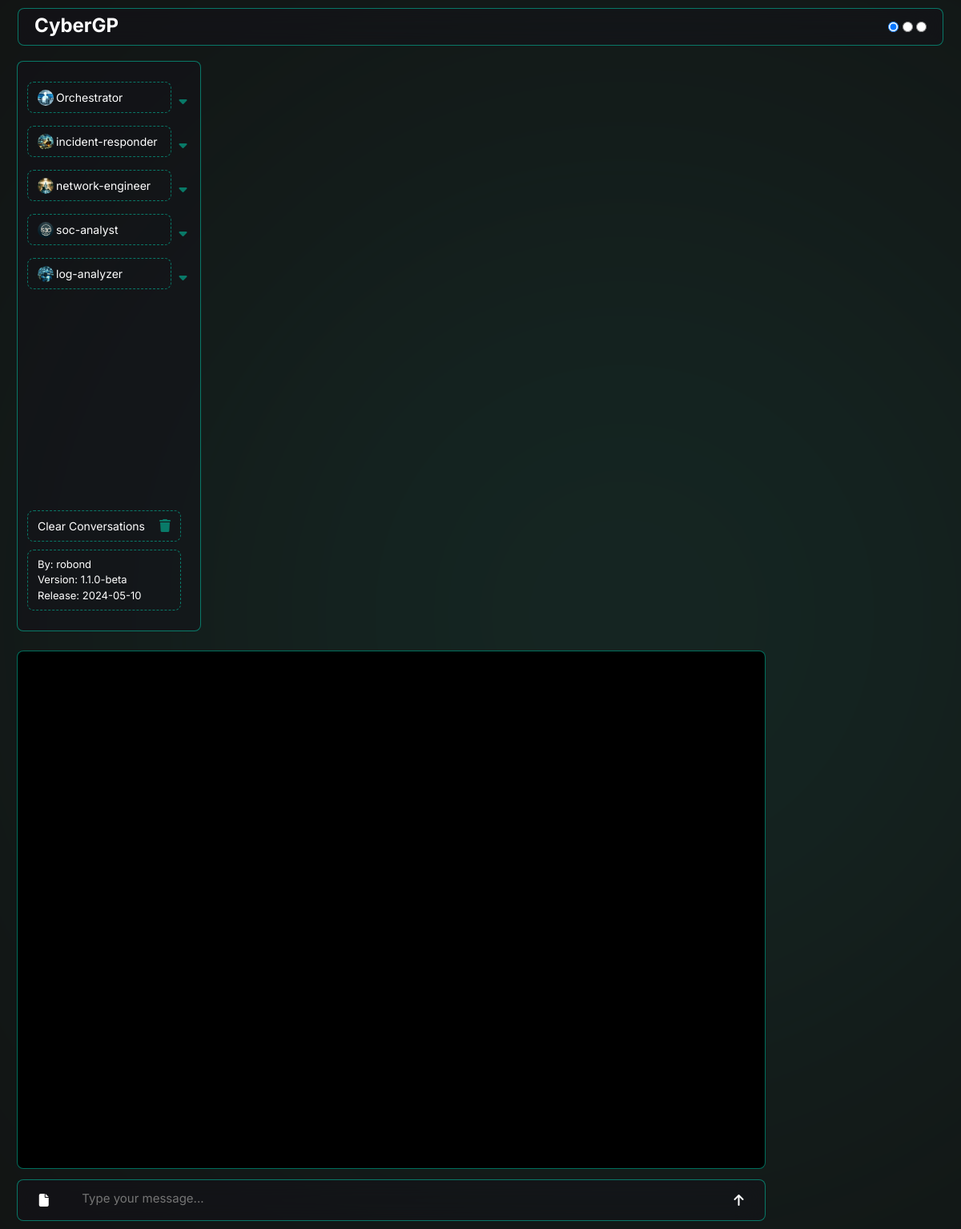
The page /log-analyzer/ on the database as committed earlier.
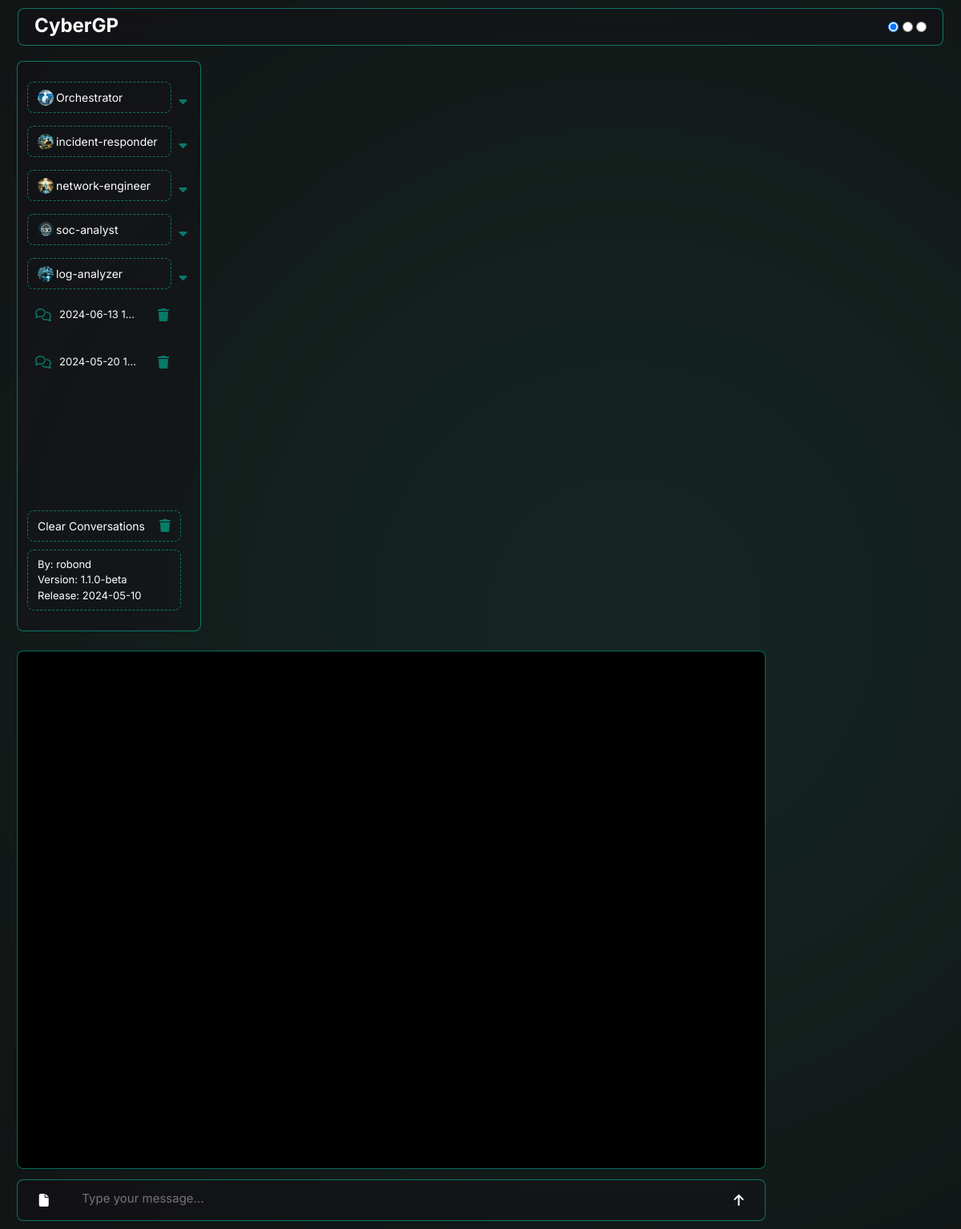
The same page on the database as committed later.
### myapp/models.py (models this page shows, shortened)
class Conversation(models.Model):
    guid = models.CharField(max_length=16, unique=True, editable=False)
    created_at = models.DateTimeField(auto_now_add=True)
    title = models.CharField(max_length=255)
    type = models.CharField(max_length=60, default=None)

### myapp/views/chat.py (the view)
# urls.py: path('<str:type>/', agent, name='soc_with_param'),
def agent(request, type, guid = None):
    conversation, messages = find_conversation(guid)
    bringAgentsConversations()
    return render(request, 'soc.html', {
        'chat_history': messages,
        'guid': guid,
        'type': type,
        'agents': agents
    })

### myapp/helpers/conversation.py (called while the page is built)
def bringAgentsConversations():
    for i, agent_data in enumerate(agents):
        agents[i]['conversations'] = Conversation.objects.filter(type=agent_data['type']).order_by('-created_at')

def find_conversation(guid):
    if guid is None:
        conversation = None
        messages = []
    else:
        conversation = Conversation.objects.filter(guid=guid)[0]
        if not(conversation):
            return redirect('orchestrator')
        messages = Message.objects.filter(conversation=conversation)
    return conversation, messages

### myapp/templates/soc.html (shortened to what this page needs)
{% extends 'layouts/base.html' %}
{% block content %}
    <div class="agents">
        {% include 'layouts/agents.html' %}
    </div>
    <div class="conversation disable-scrollbars">
        <div class="messages">
        </div>
        <div class="user-input box">
            <div class="input-box">
                <form id="chat-form" method="post" action="{% url 'orchestrator' %}" enctype='multipart/form-data'>
                    <div class="form-content">
                        <button type="button" class="upload-image"  id="upload-button">
                            <i class="fas fa-file"></i>
                        </button>
                        <textarea oninput="textAreaAdjust(this)" id="message-input" type="text" name="user_input" placeholder="Type your message..."  autofocus></textarea>
                        <button type="submit" class="send_button">
                            <i class="fas fa-arrow-up"></i>
                        </button>
                    </div>
                </form>
            </div>
        </div>
    </div>
{% endblock %}

### myapp/templates/layouts/base.html (shortened to what this page needs)
{% load static %}
<!DOCTYPE html>
<html lang="en">
<head>
    <link rel="stylesheet" href="https://cdnjs.cloudflare.com/ajax/libs/bootstrap/5.3.2/css/bootstrap.min.css">
    <link rel="stylesheet" href="https://cdnjs.cloudflare.com/ajax/libs/font-awesome/6.5.1/css/all.min.css">
    <link rel="stylesheet" href="{% static 'css/main.css' %}">
    <link rel="stylesheet" href="https://cdnjs.cloudflare.com/ajax/libs/highlight.js/11.5.0/styles/default.min.css">
</head>
<body onload="runConsoleText()">
    <div class="gradient"></div>
    <div class="container">
        {% include 'layouts/header.html' %}
        <div class="row">
            {% block content %}
            {% endblock %}
        </div>
    </div>
</body>
</html>

### myapp/templates/layouts/header.html (shortened to what this page needs)
<header>
  <div class="box">
    <div class="header-content">
    <div class="logo" id="logo" >
      <a href="/" style="text-decoration: none;">
        <div class='console-container'>
          <span id='text'></span>
        </div>
      </a>
    </div>
      <nav class="navbar">
        <form class="color-picker" action="">
          <fieldset>
              <input type="radio" title="default" name="theme" id="default" checked>
              <input type="radio" title="light" name="theme" id="light">
              <input type="radio" title="blue" id="blue" name="theme">
          </fieldset>
        </form>
      </nav>
    </div>
  </div>
</header>

### myapp/templates/layouts/agents.html
    <div class="agents_box">
    <div class="top_buttons">
        {% for agent in agents %}
            <div class="agent" >
                <a class="agent_button" data-agent="{{ agent.type }}" href="/{{ agent.type }}">
                    {% if agent.image %}
                        <img src="../../static/images/{{ agent.image }}.png" alt="{{ agent.name }}">
                    {% endif %}
                    <span>{{ agent.name }}</span>
                </a>
                <a href="#" class="toggle_conversations {% if agent.name == type %}active{% endif %}" data-agent="{{ agent.type }}">
                    <i class=" fas fa-caret-down"></i>
                </a>
                {% if agent.conversations %}
                    <div class="conversations" data-conversations-for="{{ agent.type }}" >
                        {% for conversation in agent.conversations %}
                            <div class="convo" data-guid="{{ conversation.guid }}">
                                <div class="left">
                                    <i class="fa-regular fa-comments"></i>
                                    <a class="convo-title" href="/{{ agent.type }}/{{ conversation.guid }}">{{ conversation.title|truncatechars:30 }}</a><br>
                                </div>
                                <button class="btn remove-button" data-toggle="modal" data-target="#confirmationModal">
                                    <i class="fa fa-trash"></i>
                                </button>
                            </div>
                        {% endfor %}
                    </div>
                {% endif %}
            </div>
        {% endfor %}
    </div>
    <div class="bottom_buttons">
        <button class=""  data-toggle="modal" data-target="#confirmationModal">
            <span>Clear Conversations</span>
            <i class="fa fa-trash"></i>
        </button>
        <div class="info">
            <span class="convo-title">
                By: robond <br>
                Version: 1.1.0-beta<br>
                Release: 2024-05-10<br>
            </span>
        </div>
    </div>
</div>

Rows that differ between the two databases and show on the page:
added Conversation: title "2024-06-13 1…"
added Conversation: title "2024-05-20 1…"
